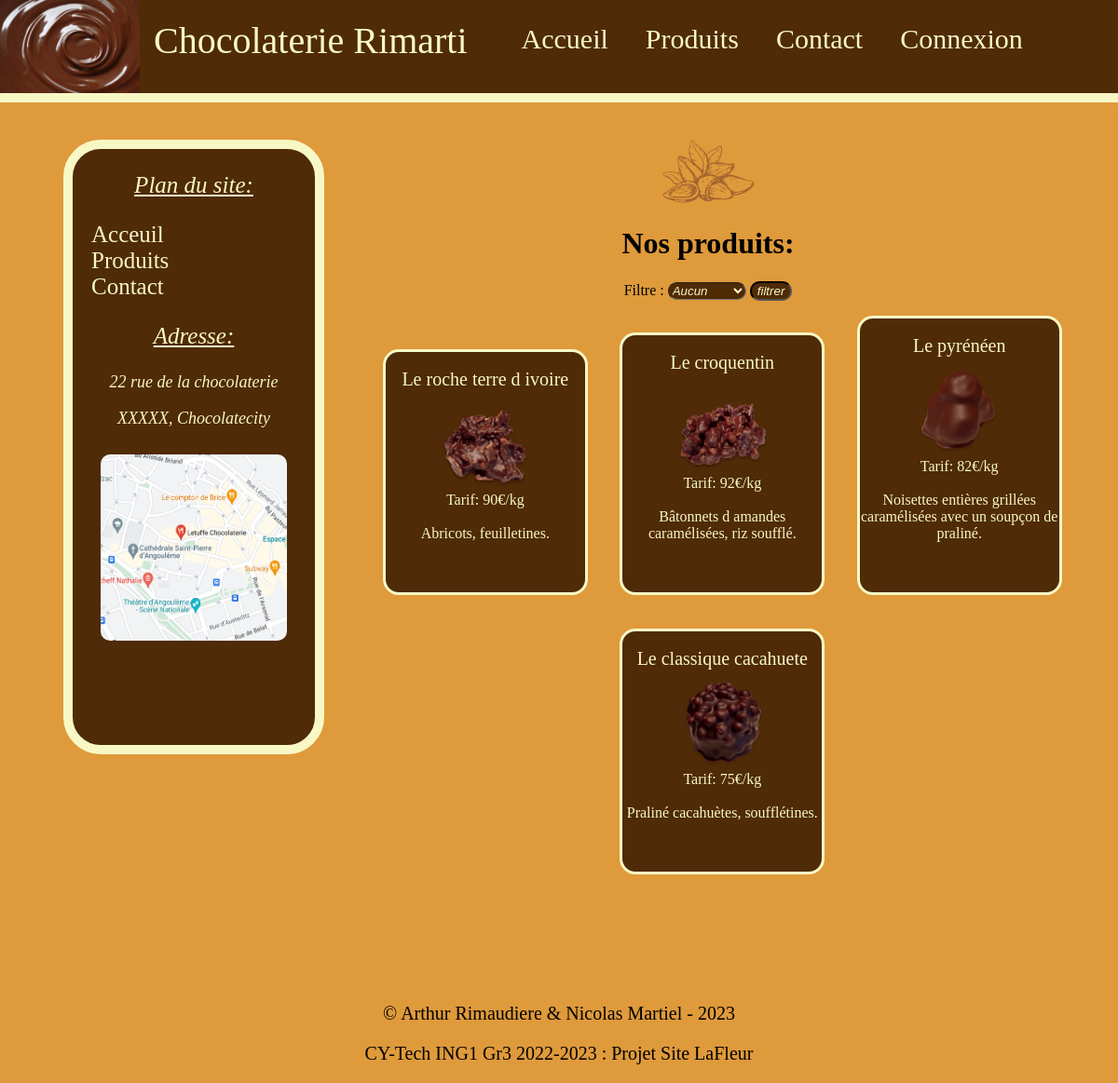
Screenshot of /product.php?filtre=croquants with the database file from the repository.
### tables this page shows
CREATE TABLE IF NOT EXISTS produits(
    Nom VARCHAR(50),
    Prix INTEGER(10),
    Description VARCHAR(200),
    AvailableQuantity INTEGER(10),
    Image VARCHAR(100),
    Categorie VARCHAR(50)
);

### bdd/bdd.php (called while the page is built, shortened)
<?php
    $servername = "localhost";
    $username = "Arthur";
    $password = "password";
    $dbname = "rimarti";
    function printProduct(){
        global $servername, $username, $password, $dbname;
        $conn = mysqli_connect($servername, $username, $password, $dbname);
        if (!$conn) {
            echo "<div> ERREUR DE CONNECTION SQL </div>";
            mysqli_close($conn);
            return NULL;
        } else {
            $query = "SELECT * From produits";
            $res = mysqli_query($conn, $query);
            if(mysqli_num_rows($res) > 0) {
                return $res;
            return NULL;
            }
        }
    }
?>

### product.php (the view, shortened to what this page needs)
<!DOCTYPE html PUBLIC "-//W3C//DTD XHTML 1.0 Strict//EN"
"http://www.w3.org/TR/xhtml1/DTD/xhtml1-strict.dtd">
<html xmlns="http://www.w3.org/1999/xhtml" xml:lang="fr" lang="fr">
 <head>
  <link rel="stylesheet" type="text/css" href="assets/sources.css">
  <link rel="stylesheet" type="text/css" href="assets/product.css">
  <link href="https://cdn.jsdelivr.net/npm/@sweetalert2/theme-dark@4/dark.css" rel="stylesheet">
 </head>
 <body class="font">
    <header class="headsite">
        <img class="logoSize" src="assets/Images/chocolat-fondu3.jpg">
        <div class="title1">Chocolaterie Rimarti</div>
        <ul class="ButtonCase">
            <a class="buttonItem" href="index.php">Accueil</a>
            <a class="buttonItem" href="product.php">Produits</a>
            <a class="buttonItem" href="contact.php">Contact</a>
            <?php
                if($_SESSION['Statut-Connexion'] == false){
                    echo "<a class=\"buttonItem\" href=\"Connexion.php\">Connexion</a>";
                } else {
                    echo "<a class=\"buttonItem\" href=\"panier.php\">Panier</a>";
                    echo "<a class=\"buttonItem\" href=\"disconnect.php\">Déconnexion</a>";
                }
            ?>
        </ul>
    </header>
    <div class="line_down_header"></div>
    <div class="navbar-int">
        <p class="subtitlebar">Plan du site:</p>
        <nav>
            <ul class="navmenu">
                <li><a class="itemMenu" href="index.php">Acceuil</a></li>
                <li><a class="itemMenu" href="product.php">Produits</a></li>
                <li><a class="itemMenu" href="contact.php">Contact</a></li>
            </ul>
        </nav>
        <p class="subtitlebar">Adresse:</p>
        <p class="adresse">22 rue de la chocolaterie</p>
        <p class="adresse">XXXXX, Chocolatecity</p>
        <img class="imageloc" src="assets/Images/loc.png">
    </div>
    <div class="content">
        <img src="assets/Images/top-content.png">
        <h1 class="title">Nos produits:</h1>
        <form>
            <label for="filtre">Filtre :</label>
            <select name="filtre" id="filtre" class="filtre_deroulant_cat" >
                <option value="aucun">Aucun</option>
            </select>
            <input type="submit" value="filtrer" class="filter">
        </form>
        <div class="product_area">
            <?php
                $filtre = "aucun";
                if ($_GET['filtre'] != ""){
                    $filtre = $_GET['filtre'];
                }
                include 'bdd/bdd.php';
                $products = printProduct();
                $c = 0;
                $alreadyPrinted = array();
                foreach($products as $product){
                    $c = $c + 1;
                    $isAldReadyPrinted = false;
                    $needToPrint = true;
                    if ($filtre != "aucun"){
                        if($filtre != $product['Categorie']){
                            $needToPrint = false;
                        }
                    }
                    if($isAldReadyPrinted == false && $needToPrint == true){
                        array_push($alreadyPrinted, $product['Nom']);
                        echo "<p class='product'>\n";
                        echo "<br>\n";
                        echo "<a class='product-name' id='name-".$c."'>". $product['Nom'] ."</a>\n";
                        echo "<img class='product-picture' src='". $product['Image'] ."' onclick=\"openPicture('". $product['Image'] ."')\">\n";
                        echo "<a class='product-price'> Tarif: ". $product['Prix']."€/kg</a>\n";
                        echo "<br>\n";
                        echo "<br>\n";
                        echo "<a class='product-description'>". $product['Description'] ."</a>\n";
                        echo "<br>\n";
                        echo "<br>\n";
                        echo "<br class='quantite'><br class='quantite'>\n";
                        echo "</p>\n";
                    }
                }
            ?>
        </div>
        <br>
    </div>
    <footer class="footer">
        <p>&copy; Arthur Rimaudiere & Nicolas Martiel - 2023</p>
        <p>CY-Tech ING1 Gr3 2022-2023 : Projet Site LaFleur</p>
    </footer>
 </body>
</html>

### assets/sources.css (style rules this page uses)
.headsite { z-index: 1; background-color: #4f2b07; display: flex; flex-wrap: wrap; height: 100px; width: 100vw; position: fixed; top: 0; left: 0; overflow: -moz-hidden-unscrollable; }
.font { background-color: rgb(223, 154, 59); }
.line_down_header { z-index: 1; background-color: #f8f8c5; display: flex; flex-wrap: wrap; height: 10px; width: 100%; position: fixed; margin-top: 100px; top: 0; left: 0; }
.title1 { font-family: 'sans-serif'; color: #f8f8c5; font-size: 40px; margin-top: 20px; padding-left: 15px; flex-wrap: wrap }
.buttonItem { z-index: 1; background-color: #4f2b07; text-decoration: none; font-family: 'Franklin Gothic Medium'; color: #f8f8c5; font-size: 30px; padding-right: 15px; padding-left: 15px; margin-top: 100px; flex-wrap: wrap; border-radius: 10px; border-style: solid; border-color: #4f2b07; }
.ButtonCase { margin-top: 25px; }
ul { flex : 1; }
.logoSize { height: 100px; width: 150px }
.navbar-int { margin-left: 60px; width: 260px; height: 640px; background-color: #4f2b07; border-color: #f8f8c5; border-width: 10px; border-radius: 40px; border-style: solid; padding: 0; position: fixed; float: left; overflow: auto; }
.navmenu { list-style-type: none; }
.itemMenu { overflow: hidden; color: #f8f8c5; border-radius: 5px; font-size: 25px; margin-top: 20px; font-family: 'Franklin Gothic Medium'; text-decoration: none; margin-left: -20px; margin-bottom: 20px; }
.footer { margin-top: 100px; font-style: normal; font-family: 'Franklin Gothic Medium'; text-align: center; font-size: 20px; }
.content { margin-top: 150px; text-align: center; margin-left: 370px; margin-right: 50px; }
.subtitlebar { color: #f8f8c5; font-family: 'Franklin Gothic Medium'; font-size: 25px; text-align: center; font-style: oblique; text-decoration: underline; }
.adresse { color: #f8f8c5; font-family: 'Franklin Gothic Medium'; font-size: 18px; text-align: center; font-style: oblique; }
.imageloc { width: 200px; height: 200px; border-radius: 10px; margin-left: 30px; margin-top: 10px; }

### assets/product.css (style rules this page uses)
.product_area { width: 100%; height: 60%; overflow: -moz-hidden-unscrollable; }
.product { width: 28%; margin-left: 4%; background-color: #4f2b07; border-radius: 17px; border-color: #f8f8c5; border-style: solid; overflow: auto; display: inline-block; }
.product-name { font-size: 20px; color: #f8f8c5; display: block; }
.product-picture { width: 80%; display: block; margin-left: 10%; }
.product-price { color: #f8f8c5; }
.product-description { color: #f8f8c5; }
.filter { color: #f8f8c5; font-style: oblique; background-color: #4f2b04; border-style: inset; border-radius: 10px; }
.filtre_deroulant_cat { color: #f8f8c5; font-style: oblique; background-color: #4f2b04; border-style: inset; border-radius: 10px; }

### rows the page displays
produits: Nom "Le roche terre d ivoire", Image (picture), Prix "90", Description "Abricots, feuilletines."
produits: Nom "Le croquentin", Image (picture), Prix "92", Description "Bâtonnets d amandes caramélisées, riz soufflé."
produits: Nom "Le pyrénéen", Image (picture), Prix "82", Description "Noisettes entières grillées caramélisées avec un soupçon de praliné."
produits: Nom "Le classique cacahuete", Image (picture), Prix "75", Description "Praliné cacahuètes, soufflétines."
